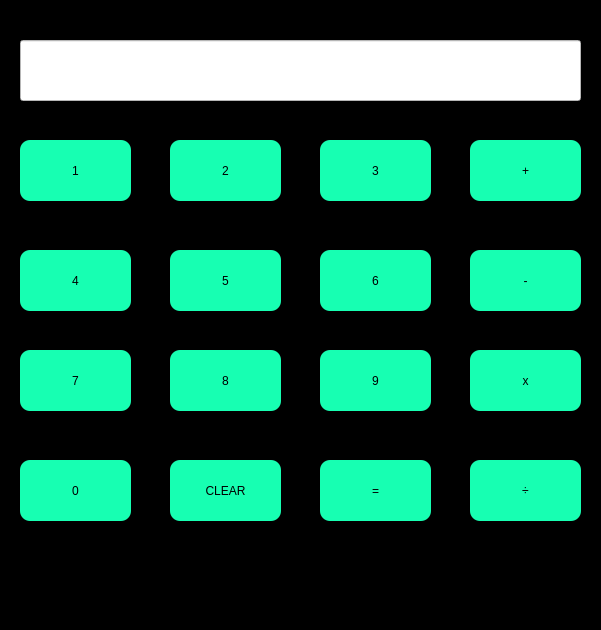
<?xml version="1.0" encoding="UTF-8"?>
<ui version="4.0">
 <class>Widget</class>
 <widget class="QWidget" name="Widget">
  <property name="geometry">
   <rect>
    <x>0</x>
    <y>0</y>
    <width>601</width>
    <height>630</height>
   </rect>
  </property>
  <property name="windowTitle">
   <string>CALC</string>
  </property>
  <property name="styleSheet">
   <string notr="true">font: 9pt &quot;Sans Serif&quot;;
background-color: rgb(0, 0, 0);</string>
  </property>
  <widget class="QPushButton" name="press_button">
   <property name="geometry">
    <rect>
     <x>20</x>
     <y>140</y>
     <width>111</width>
     <height>61</height>
    </rect>
   </property>
   <property name="whatsThis">
    <string>one
</string>
   </property>
   <property name="styleSheet">
    <string notr="true">background-color: rgb(23, 255, 178);
font: italic 9pt &quot;Sans Serif&quot;;
border-color: rgb(255, 255, 255);
selection-color: rgb(255, 255, 255);
border-radius: 10px;
font: 12pt &quot;Sans Serif&quot;;
</string>
   </property>
   <property name="text">
    <string>1</string>
   </property>
  </widget>
  <widget class="QLineEdit" name="line_edit">
   <property name="geometry">
    <rect>
     <x>20</x>
     <y>40</y>
     <width>561</width>
     <height>61</height>
    </rect>
   </property>
   <property name="styleSheet">
    <string notr="true">background-color: rgb(255, 255, 255);
font: 12pt &quot;Sans Serif&quot;;</string>
   </property>
  </widget>
  <widget class="QPushButton" name="press_button_2">
   <property name="geometry">
    <rect>
     <x>170</x>
     <y>140</y>
     <width>111</width>
     <height>61</height>
    </rect>
   </property>
   <property name="whatsThis">
    <string>one
</string>
   </property>
   <property name="styleSheet">
    <string notr="true">background-color: rgb(23, 255, 178);
border-color: rgb(255, 255, 255);
selection-color: rgb(255, 255, 255);
border-radius: 10px;
font: 12pt &quot;Sans Serif&quot;;
</string>
   </property>
   <property name="text">
    <string>2</string>
   </property>
  </widget>
  <widget class="QPushButton" name="press_button_3">
   <property name="geometry">
    <rect>
     <x>320</x>
     <y>140</y>
     <width>111</width>
     <height>61</height>
    </rect>
   </property>
   <property name="whatsThis">
    <string>one
</string>
   </property>
   <property name="styleSheet">
    <string notr="true">background-color: rgb(23, 255, 178);
border-color: rgb(255, 255, 255);
selection-color: rgb(255, 255, 255);
border-radius: 10px;
font: 12pt &quot;Sans Serif&quot;;</string>
   </property>
   <property name="text">
    <string>3</string>
   </property>
  </widget>
  <widget class="QPushButton" name="press_button_4">
   <property name="geometry">
    <rect>
     <x>20</x>
     <y>250</y>
     <width>111</width>
     <height>61</height>
    </rect>
   </property>
   <property name="whatsThis">
    <string>one
</string>
   </property>
   <property name="styleSheet">
    <string notr="true">background-color: rgb(23, 255, 178);
border-color: rgb(255, 255, 255);
selection-color: rgb(255, 255, 255);
border-radius: 10px;
font: 12pt &quot;Sans Serif&quot;;
</string>
   </property>
   <property name="text">
    <string>4</string>
   </property>
  </widget>
  <widget class="QPushButton" name="press_button_5">
   <property name="geometry">
    <rect>
     <x>170</x>
     <y>250</y>
     <width>111</width>
     <height>61</height>
    </rect>
   </property>
   <property name="whatsThis">
    <string>one
</string>
   </property>
   <property name="styleSheet">
    <string notr="true">background-color: rgb(23, 255, 178);
border-color: rgb(255, 255, 255);
selection-color: rgb(255, 255, 255);
border-radius: 10px;
font: 12pt &quot;Sans Serif&quot;;</string>
   </property>
   <property name="text">
    <string>5</string>
   </property>
  </widget>
  <widget class="QPushButton" name="press_button_6">
   <property name="geometry">
    <rect>
     <x>170</x>
     <y>350</y>
     <width>111</width>
     <height>61</height>
    </rect>
   </property>
   <property name="whatsThis">
    <string>one
</string>
   </property>
   <property name="styleSheet">
    <string notr="true">background-color: rgb(23, 255, 178);
border-color: rgb(255, 255, 255);
selection-color: rgb(255, 255, 255);
border-radius: 10px;
font: 12pt &quot;Sans Serif&quot;;</string>
   </property>
   <property name="text">
    <string>8</string>
   </property>
  </widget>
  <widget class="QPushButton" name="press_button_7">
   <property name="geometry">
    <rect>
     <x>320</x>
     <y>250</y>
     <width>111</width>
     <height>61</height>
    </rect>
   </property>
   <property name="whatsThis">
    <string>one
</string>
   </property>
   <property name="styleSheet">
    <string notr="true">background-color: rgb(23, 255, 178);
border-color: rgb(255, 255, 255);
selection-color: rgb(255, 255, 255);
border-radius: 10px;
font: 12pt &quot;Sans Serif&quot;;</string>
   </property>
   <property name="text">
    <string>6</string>
   </property>
  </widget>
  <widget class="QPushButton" name="press_button_8">
   <property name="geometry">
    <rect>
     <x>320</x>
     <y>350</y>
     <width>111</width>
     <height>61</height>
    </rect>
   </property>
   <property name="whatsThis">
    <string>one
</string>
   </property>
   <property name="styleSheet">
    <string notr="true">background-color: rgb(23, 255, 178);
border-color: rgb(255, 255, 255);
selection-color: rgb(255, 255, 255);
border-radius: 10px;
font: 12pt &quot;Sans Serif&quot;;</string>
   </property>
   <property name="text">
    <string>9</string>
   </property>
  </widget>
  <widget class="QPushButton" name="press_button_9">
   <property name="geometry">
    <rect>
     <x>20</x>
     <y>350</y>
     <width>111</width>
     <height>61</height>
    </rect>
   </property>
   <property name="whatsThis">
    <string>one
</string>
   </property>
   <property name="styleSheet">
    <string notr="true">background-color: rgb(23, 255, 178);
border-color: rgb(255, 255, 255);
selection-color: rgb(255, 255, 255);
border-radius: 10px;
font: 12pt &quot;Sans Serif&quot;;
</string>
   </property>
   <property name="text">
    <string>7</string>
   </property>
  </widget>
  <widget class="QPushButton" name="press_button_10">
   <property name="geometry">
    <rect>
     <x>470</x>
     <y>140</y>
     <width>111</width>
     <height>61</height>
    </rect>
   </property>
   <property name="whatsThis">
    <string>one
</string>
   </property>
   <property name="styleSheet">
    <string notr="true">background-color: rgb(23, 255, 178);
border-color: rgb(255, 255, 255);
selection-color: rgb(255, 255, 255);
border-radius: 10px;
font: 12pt &quot;Sans Serif&quot;;</string>
   </property>
   <property name="text">
    <string>+</string>
   </property>
  </widget>
  <widget class="QPushButton" name="press_button_11">
   <property name="geometry">
    <rect>
     <x>470</x>
     <y>250</y>
     <width>111</width>
     <height>61</height>
    </rect>
   </property>
   <property name="whatsThis">
    <string>one
</string>
   </property>
   <property name="styleSheet">
    <string notr="true">background-color: rgb(23, 255, 178);
border-color: rgb(255, 255, 255);
selection-color: rgb(255, 255, 255);
border-radius: 10px;
font: 12pt &quot;Sans Serif&quot;;</string>
   </property>
   <property name="text">
    <string>-</string>
   </property>
  </widget>
  <widget class="QPushButton" name="press_button_12">
   <property name="geometry">
    <rect>
     <x>470</x>
     <y>460</y>
     <width>111</width>
     <height>61</height>
    </rect>
   </property>
   <property name="whatsThis">
    <string>one
</string>
   </property>
   <property name="styleSheet">
    <string notr="true">background-color: rgb(23, 255, 178);
border-color: rgb(255, 255, 255);
selection-color: rgb(255, 255, 255);
border-radius: 10px;
font: 12pt &quot;Sans Serif&quot;;</string>
   </property>
   <property name="text">
    <string>÷</string>
   </property>
  </widget>
  <widget class="QPushButton" name="press_button_13">
   <property name="geometry">
    <rect>
     <x>470</x>
     <y>350</y>
     <width>111</width>
     <height>61</height>
    </rect>
   </property>
   <property name="whatsThis">
    <string>one
</string>
   </property>
   <property name="styleSheet">
    <string notr="true">background-color: rgb(23, 255, 178);
border-color: rgb(255, 255, 255);
selection-color: rgb(255, 255, 255);
border-radius: 10px;
font: 12pt &quot;Sans Serif&quot;;</string>
   </property>
   <property name="text">
    <string>x</string>
   </property>
  </widget>
  <widget class="QPushButton" name="press_button_14">
   <property name="geometry">
    <rect>
     <x>20</x>
     <y>460</y>
     <width>111</width>
     <height>61</height>
    </rect>
   </property>
   <property name="whatsThis">
    <string>one
</string>
   </property>
   <property name="styleSheet">
    <string notr="true">background-color: rgb(23, 255, 178);
border-color: rgb(255, 255, 255);
selection-color: rgb(255, 255, 255);
border-radius: 10px;
font: 12pt &quot;Sans Serif&quot;;</string>
   </property>
   <property name="text">
    <string>0</string>
   </property>
  </widget>
  <widget class="QPushButton" name="press_button_15">
   <property name="geometry">
    <rect>
     <x>320</x>
     <y>460</y>
     <width>111</width>
     <height>61</height>
    </rect>
   </property>
   <property name="whatsThis">
    <string>one
</string>
   </property>
   <property name="styleSheet">
    <string notr="true">background-color: rgb(23, 255, 178);
border-color: rgb(255, 255, 255);
selection-color: rgb(255, 255, 255);
border-radius: 10px;
font: 12pt &quot;Sans Serif&quot;;</string>
   </property>
   <property name="text">
    <string>=</string>
   </property>
  </widget>
  <widget class="QPushButton" name="press_button_16">
   <property name="geometry">
    <rect>
     <x>170</x>
     <y>460</y>
     <width>111</width>
     <height>61</height>
    </rect>
   </property>
   <property name="whatsThis">
    <string>one
</string>
   </property>
   <property name="styleSheet">
    <string notr="true">background-color: rgb(23, 255, 178);
border-color: rgb(255, 255, 255);
selection-color: rgb(255, 255, 255);
border-radius: 10px;
font: 12pt &quot;Sans Serif&quot;;</string>
   </property>
   <property name="text">
    <string>CLEAR</string>
   </property>
  </widget>
  <widget class="QLabel" name="label">
   <property name="geometry">
    <rect>
     <x>110</x>
     <y>570</y>
     <width>381</width>
     <height>21</height>
    </rect>
   </property>
   <property name="styleSheet">
    <string notr="true">
font: italic 18pt &quot;Hack&quot;;</string>
   </property>
   <property name="text">
    <string>BUILD WITH QT BY THAMARAI</string>
   </property>
  </widget>
 </widget>
 <resources/>
 <connections/>
</ui>
